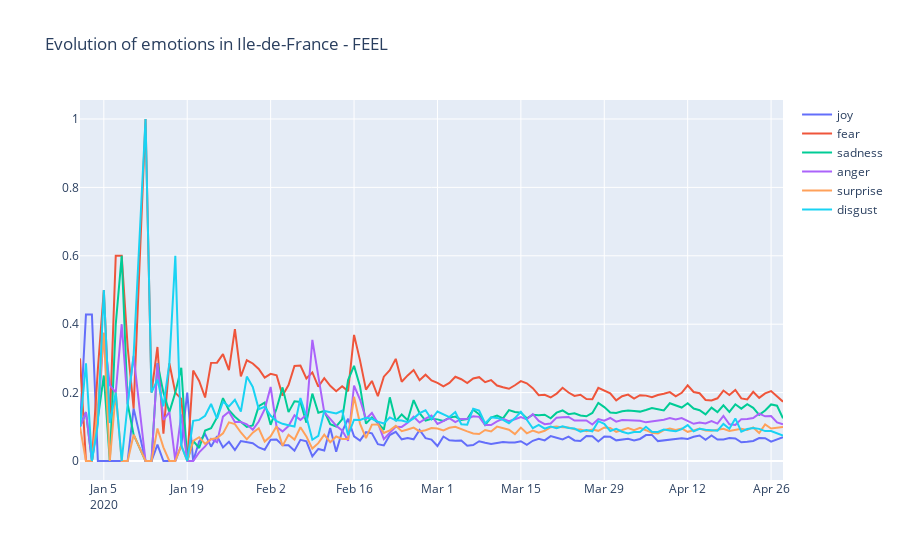

The code cell stored with this chart in its notebook:
### Code cell
def plot_emotion_evolution_feel(dataframe) :
    traces=[]
    emotions = ['joy','fear','sadness','anger','surprise','disgust']
    df = dataframe[['day'] + [ emotion+'_feel_score' for emotion in emotions]]
    for emotion in emotions :
        traces.append(go.Scatter(x = df['day'], 
                                 y = df[emotion+'_feel_score'].values,
                                mode = 'lines',
                                name = emotion))
    layout = go.Layout(title="Evolution of emotions in Ile-de-France - FEEL")
    fig = go.Figure(traces, layout)
    py.iplot(fig)
plot_emotion_evolution_feel(tweets_feel)
